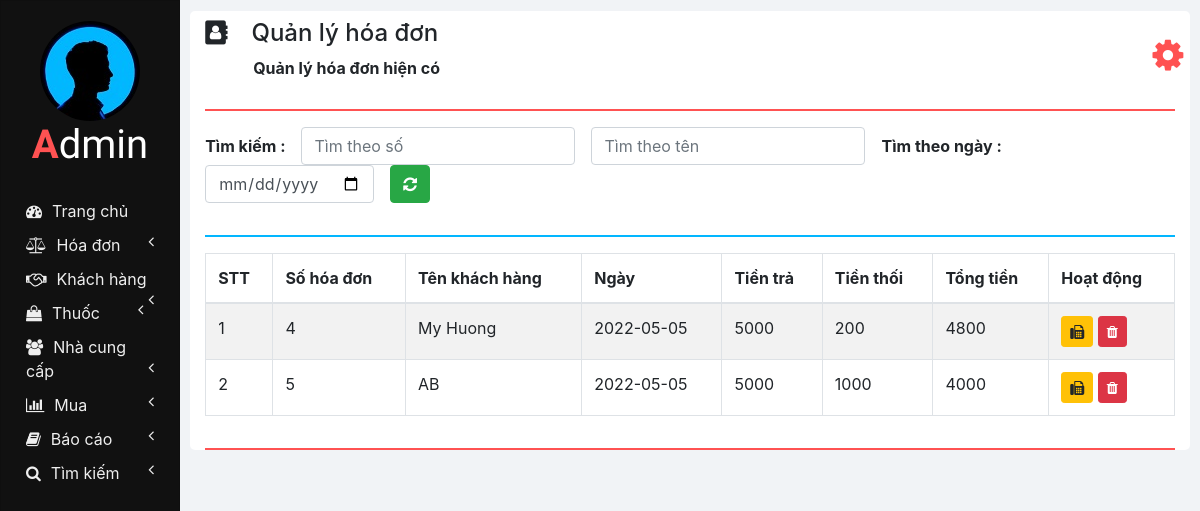
Page /manage_invoice.php on the committed database.
### tables this page shows
CREATE TABLE `invoices` (
  `INVOICE_ID` int(11) NOT NULL,
  `NET_TOTAL` double NOT NULL DEFAULT 0,
  `INVOICE_DATE` date NOT NULL DEFAULT current_timestamp(),
  `CUSTOMER_ID` int(11) NOT NULL,
  `TOTAL_AMOUNT` double NOT NULL,
  `TOTAL_DISCOUNT` double NOT NULL
);

CREATE TABLE `customers` (
  `ID` int(11) NOT NULL,
  `NAME` varchar(20) NOT NULL,
  `CONTACT_NUMBER` varchar(10) NOT NULL,
  `ADDRESS` varchar(100) NOT NULL,
  `DOCTOR_NAME` varchar(20) NOT NULL,
  `DOCTOR_ADDRESS` varchar(100) NOT NULL
);

### php/manage_invoice.php (the view, shortened to what this page needs)
<?php
  function showInvoices() {
    require "db_connection.php";
    if($con) {
      $seq_no = 0;
      $query = "SELECT * FROM invoices INNER JOIN customers ON invoices.CUSTOMER_ID = customers.ID";
      $result = mysqli_query($con, $query);
      while($row = mysqli_fetch_array($result)) {
        $seq_no++;
        showInvoiceRow($seq_no, $row);
      }
    }
  }
  function showInvoiceRow($seq_no, $row) {
    ?>
    <tr>
      <td><?php echo $seq_no; ?></td>
      <td><?php echo $row['INVOICE_ID']; ?></td>
      <td><?php echo $row['NAME']; ?></td>
      <td><?php echo $row['INVOICE_DATE']; ?></td>
      <td><?php echo $row['TOTAL_AMOUNT']; ?></td>
      <td><?php echo $row['TOTAL_DISCOUNT']; ?></td>
      <td><?php echo $row['NET_TOTAL']; ?></td>
      <td>
        <button class="btn btn-warning btn-sm" onclick="printInvoice(<?php echo $row['INVOICE_ID']; ?>);">
          <i class="fa fa-fax"></i>
        </button>
        <button class="btn btn-danger btn-sm" onclick="deleteInvoice(<?php echo $row['INVOICE_ID']; ?>);">
          <i class="fa fa-trash"></i>
        </button>
      </td>
    </tr>
    <?php
  }
    ?>

### css/sidenav.css (style rules this page uses)
body { background-color: #f1f3f6; }
.sidenav { width: 15%; height: 100vh; background-color: #222222; position: fixed; z-index: 1; flex: 1 0 auto; }
.card { width: 100%; height: 100%; top: 0; border-radius: 0; background-color: #111111; }
.logo .logo-caption { font-family: 'Poiret One', cursive; color: #ffffff; text-align: center; margin-bottom: 25px; }
.logo .profile { margin-left: 50%; border-radius: 50%; transform: translate(-50%); }
.logo .tweak { color: #ff5252; font-weight: bold; }
.main-menu-item { padding: 5px 5px; cursor: pointer; }
.main-menu-item > a { color: #eeeeee; text-decoration: none; font-size: 16px; }
.main-menu-item > a > span { margin-left: 10px; }

### css/home.css (style rules this page uses)
html, body { height: 100vh; }

### rows in the picture
invoices: seq_no "1", INVOICE_ID "4", CUSTOMER_ID.NAME "My Huong", INVOICE_DATE "2022-05-05", TOTAL_AMOUNT "5000", TOTAL_DISCOUNT "200", NET_TOTAL "4800"
invoices: seq_no "2", INVOICE_ID "5", CUSTOMER_ID.NAME "AB", INVOICE_DATE "2022-05-05", TOTAL_AMOUNT "5000", TOTAL_DISCOUNT "1000", NET_TOTAL "4000"

### other values in the picture
$heading "Quản lý hóa đơn"
$sub_heading "Quản lý hóa đơn hiện có"
